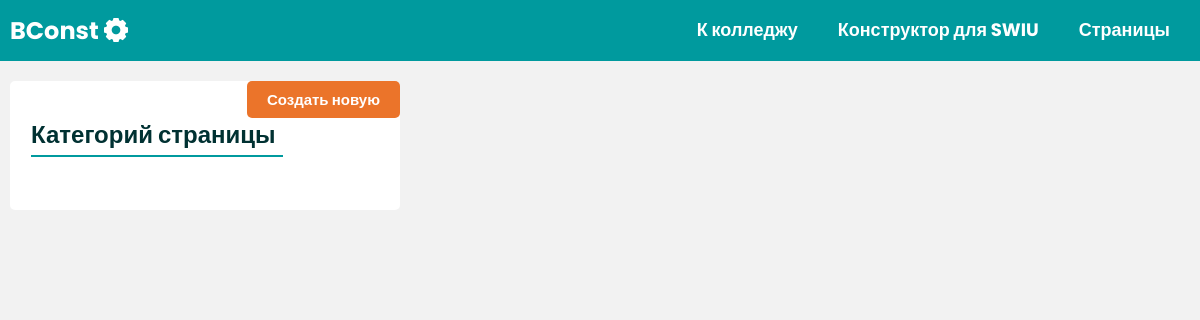
Before: /page-const/c-list/ with the older database file.
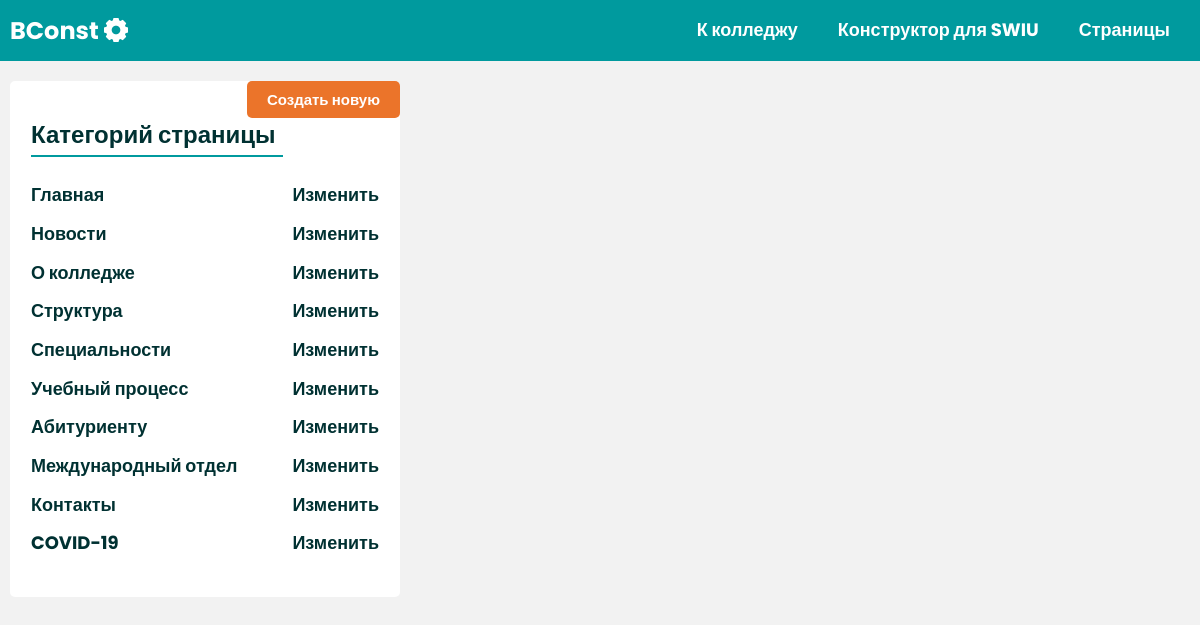
After: the same page with the newer database file.
### page/models.py (models this page shows, shortened)
class PageCategory(models.Model):
    name = models.CharField('НАзвани катоегрий',max_length=255)
    linkto = models.CharField('Ссылка на чего либо',default=0,max_length=255,blank=True,null=True)
    order = models.IntegerField('Филтрация',default=0)
    class Meta:
        verbose_name = "Категория Страницы"
        verbose_name_plural = "Категорий Страницы"

### page/views.py (the view)
# urls.py: path('c-list/',PageCategoryListView.as_view(),name="PageCategoryListView"),
class PageCategoryListView(ListView):
    model = PageCategory
    context_object_name = 'categories'
    template_name = 'page/category_page_list.html'

### page/templates/page/category_page_list.html (shortened to what this page needs)
{% extends 'layouts/apppage.html' %}
{% load static %}
{% block content %}
    <section class="main">
        <div class="container">
            <div class="main-grid">
                <div class="sidebar">
                    <h2 class="lined-title">Категорий страницы <span class="btn-create"><a href="{% url 'PageCategoryCreateView' %}">Создать новую</a></span></h2>
                    <ul class="sidebar__nav">
                        {% for category in categories %}
                        {% url 'pageListView' category.id as urltolist %}
                        <li class="sidebar__nav-item"><a class="sidebar__nav-link {% if request.path == urltolist %}active {% endif %}" href="{{urltolist}}">{{category.name}}</a> <a class="sidebar__nav-link" href="{% url 'PageCategoryUpdateView' category.id %}"> Изменить </a></li>
                        {% endfor %}
                    </ul>
                </div>
            </div>
        </div>
    </section>
{% endblock %}

### page/templates/layouts/apppage.html (shortened to what this page needs)
<!DOCTYPE html>
{% load static %}
<html lang="en">
<head>
    <link rel="stylesheet" href="{% static 'page/css/style.css' %}">
</head>
<body>
    <header class="header">
        <div class="container">
            <div class="header__row">
                <div class="header__logo">
                    <span>BConst</span>
                    <img width="24px" src="{% static 'page/img/Vector.png' %}" alt="">
                </div>
                <ul class="header__nav">
                    <li class="header__nav-item"><a class="header__link" href="/">К колледжу</a></li>
                    <li class="header__nav-item"><a class="header__link" href="#">Конструктор для SWIU</a></li>
                    <li class="header__nav-item"><a class="header__link" href="{% url 'PageCategoryListView'  %}">Страницы</a></li>
                </ul>
            </div>
        </div>
    </header>
    {% block content %}
    {% endblock %}
</body>
</html>

### page/static/page/css/style.css (style rules this page uses)
* { margin: 0; padding: 0; font-family: "Poppins", sans-serif; box-sizing: border-box; }
.btn-create { position: absolute; font-size: 1.5rem; background-color: #EB742A; padding: 1rem 2rem; color: white; border-radius: 5px; right: 0; top: 0; }
.btn-create a { color: white; text-decoration: none; }
.lined-title { font-size: 2.4rem; padding: 0.7rem 0.7rem 0.7rem 0rem; border-bottom: 2px solid #009A9E; color: #003132; font-weight: 700; display: inline-block; }
.sidebar { background-color: #ffffff; padding: 3.3rem 2.1rem; border-radius: 0.5rem; position: relative; }
.sidebar__nav { list-style: none; margin-top: 2rem; }
.sidebar__nav-item { display: flex; justify-content: space-between; align-items: center; }
.sidebar__nav-link { padding: 0.8rem 0rem; text-decoration: none; display: block; font-size: 1.8rem; font-weight: 700; color: #003132; border-bottom: 0.2rem solid #ffffff; position: relative; }
.main { background-color: #f2f2f2; padding-top: 2rem; min-height: 101vh; }
.main-grid { display: grid; grid-template-columns: 2fr 4fr; grid-gap: 1rem; }
html { line-height: 1.15; -webkit-text-size-adjust: 100%; }
body { margin: 0; }
a { background-color: transparent; }
img { border-style: none; }
.header { background-color: #009A9E; color: #ffffff; font-weight: 700; }
.header__row { display: flex; justify-content: space-between; align-items: center; }
.header__nav { display: flex; list-style: none; align-items: center; }
.header__logo { display: flex; align-items: center; font-size: 2.4rem; }
.header__logo span { margin-right: 0.5rem; }
.header__nav-item { font-size: 1.8rem; }
.header__link { color: #ffffff; padding: 2rem; display: block; text-decoration: none; }
html { font-size: 62.5%; }
body { font-size: 1.6rem; }
.container { margin: 0 auto; max-width: 118rem; }

Changed rows visible on the page:
added PageCategory: name "Главная"
added PageCategory: name "Новости"
added PageCategory: name "О колледже"
added PageCategory: name "Структура"
added PageCategory: name "Специальности"
added PageCategory: name "Учебный процесс"
added PageCategory: name "Абитуриенту"
added PageCategory: name "Международный отдел"
added PageCategory: name "Контакты"
added PageCategory: name "COVID-19"
